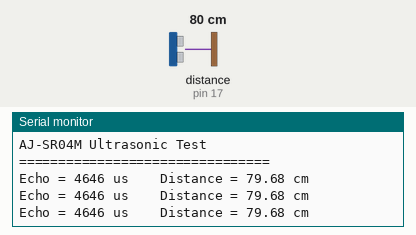
A sketch run on a simulated Arduino Uno, built with avr-gcc and run on an emulated ATmega328P. Parts: the last lines printed to the serial monitor. Wiring (inferred from the names in the program): ultrasonic range finder: trigger pin 16; echo pin 17. Inputs (shaded band) come from the test bench; at power-on: distance to the obstacle (sensor on pin 17) 80 cm. The echo pulse lasts 58.3 µs per cm.

Above: at 2.2 s.
2.3 s: distance to the obstacle (sensor on pin 17) set to 2 cm
At 2.9 s:
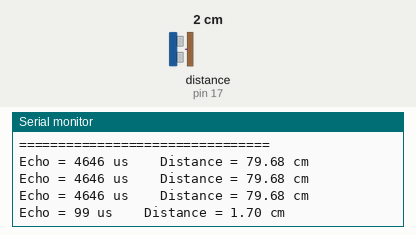
3.8 s: distance to the obstacle (sensor on pin 17) set to 4 cm
At 4.4 s:
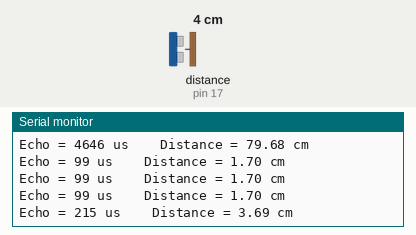
Timing chart, 0 to 6.8 s (numbered marks = the images above; inputs shaded):
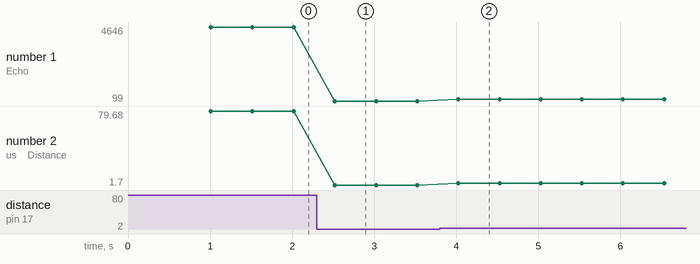

Measured:
- after the input at 2.3 s, the serial monitor: prints a new line after 0.22 s (image 1)
- after the input at 3.8 s, the serial monitor: prints a new line after 0.23 s (image 2)
- plotted number 1: 4646 → 99 after the input at 2.3 s, 99 → 216 after the input at 3.8 s
- plotted number 2: 79.68 → 1.7 after the input at 2.3 s, 1.7 → 3.7 after the input at 3.8 s

The sketch:

test_ultrasonic.ino
```cpp
#define TRIG_PIN 16
#define ECHO_PIN 17

void setup() {
  Serial.begin(115200);

  pinMode(TRIG_PIN, OUTPUT);
  pinMode(ECHO_PIN, INPUT);

  digitalWrite(TRIG_PIN, LOW);

  delay(1000);

  Serial.println();
  Serial.println("================================");
  Serial.println("AJ-SR04M Ultrasonic Test");
  Serial.println("================================");
}

void loop() {

  // Trigger ultrasonic measurement
  digitalWrite(TRIG_PIN, LOW);
  delayMicroseconds(2);

  digitalWrite(TRIG_PIN, HIGH);
  delayMicroseconds(10);
  digitalWrite(TRIG_PIN, LOW);

  // Measure ECHO pulse
  unsigned long duration = pulseIn(ECHO_PIN, HIGH, 30000);

  if (duration == 0) {
    Serial.println("No echo / Out of range");
  }
  else {

    float distance_cm = duration * 0.0343 / 2.0;

    Serial.print("Echo = ");
    Serial.print(duration);
    Serial.print(" us    Distance = ");
    Serial.print(distance_cm, 2);
    Serial.println(" cm");
  }

  delay(500);
}
```
